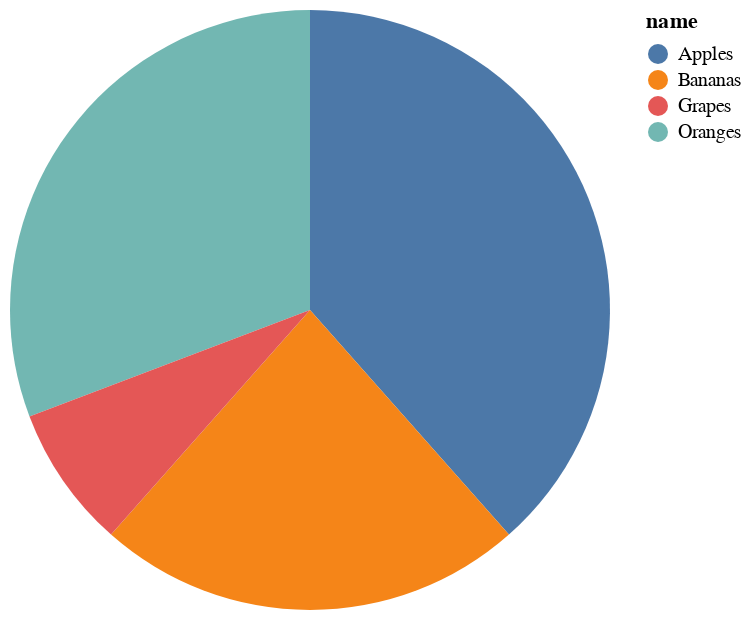

Here is the notebook cell this chart was saved with:
### Markdown cell above
# Using Vega-Altair and Pandas

### Code cell
# import packages 
import altair as alt 
import pandas as pd 

# create data 
df = pd.DataFrame({
    'name': ['Apples','Bananas','Oranges','Grapes'],
    'count': [10,6,8,2]
})

# plot 
alt.Chart(df).mark_arc().encode(
    theta='count',
    color='name'
)

### Figure 1 — Vega-Lite specification as saved in the notebook (floating-point values rounded to 4 significant figures)
{"config": {"view": {"continuousWidth": 300, "continuousHeight": 300}}, "data": {"name": "data-17a2814e60600df990c862071341917a"}, "mark": {"type": "arc"}, "encoding": {"color": {"field": "name", "type": "nominal"}, "theta": {"field": "count", "type": "quantitative"}}, "$schema": "https://vega.github.io/schema/vega-lite/v5.16.3.json", "datasets": {"data-17a2814e60600df990c862071341917a": [{"name": "Apples", "count": 10}, {"name": "Bananas", "count": 6}, {"name": "Oranges", "count": 8}, {"name": "Grapes", "count": 2}]}}
